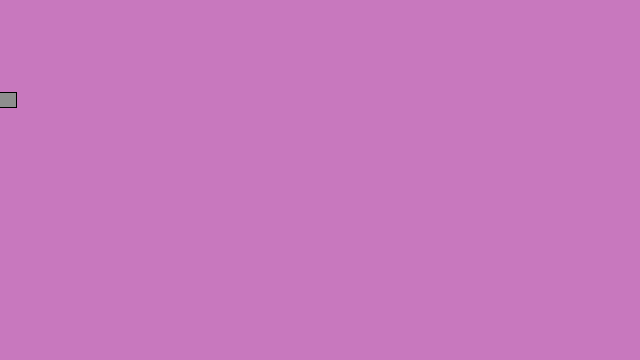
Frame 1 (no input)
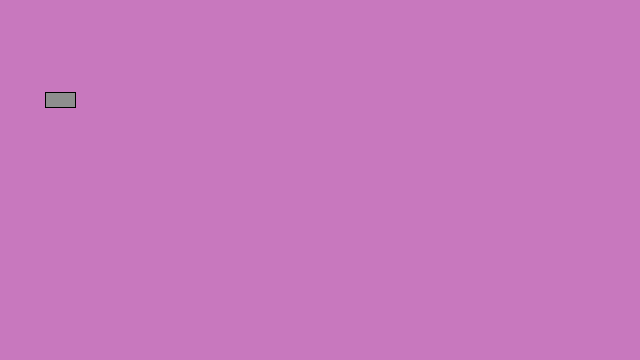
Frame 60 (the mouse pressed at the canvas centre just before this capture)
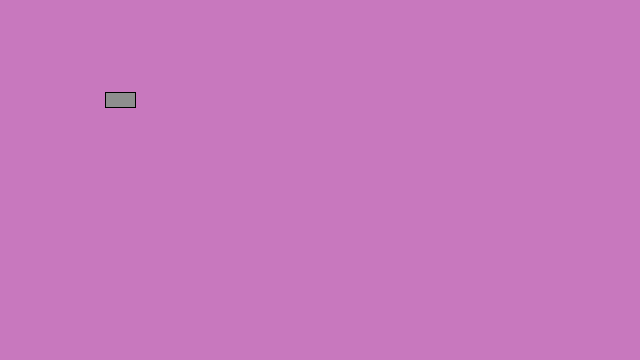
Frame 120 (the mouse held since frame 60 and released just before this capture)

The Processing sketch that drew these frames (run headless with seeded random() and noise(); from frame 60 on, the mouse is pressed at the canvas centre):

// Processing sketch: Day_Fifteen
// ── Day_Fifteen.pde
Car myCar1;
Car myCar2; //two objects

void setup(){
 size(640,360); 
 myCar1 = new Car(color(142),0,100,1);
 myCar2 = new Car(color(142),0,100,1);
}
void draw(){
  background(200,120,190);
  myCar1.move();
  myCar1.display();
  myCar2.move();
  myCar2.display();
}
class Car{
  color c;
  float xpos;
  float ypos;
  float xspeed;
  Car(color tempC, float tempXpos, float tempYpos, float tempXspeed){
    //Making car constructor with variables for input
    c = tempC;
    xpos = tempXpos;
    ypos = tempYpos;
    xspeed = tempXspeed;
  }
  void display(){
    stroke(0);
    fill(c);
    rectMode(CENTER);
    rect(xpos,ypos,30,15);
  }
  void move(){
    xpos = xpos + xspeed;
    if(xpos > width){
      xpos = 0;
    }
  }
}
